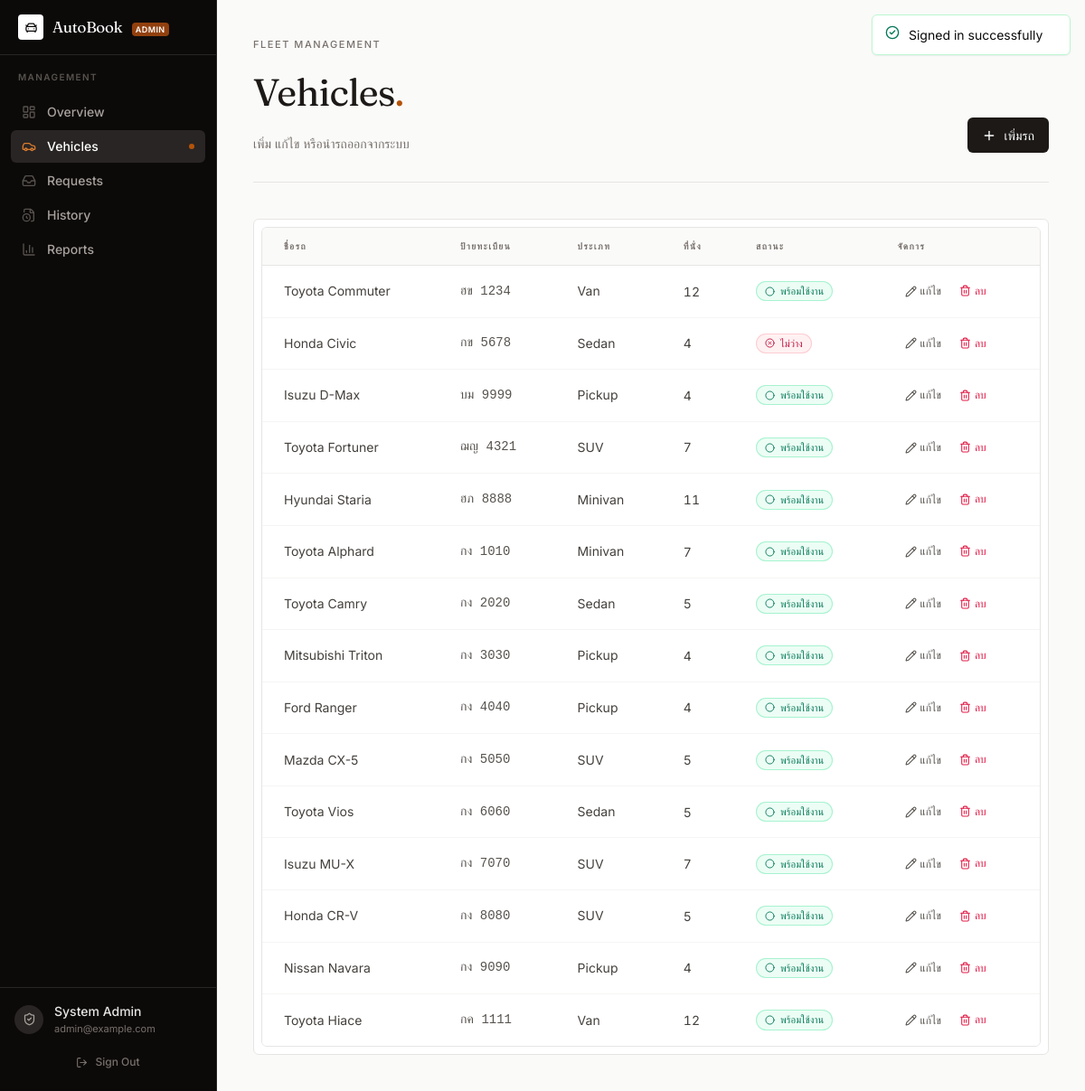
The page /admin/cars.php (signed in) on the database its author committed.
### tables this page shows
CREATE TABLE `users` (
  `id`         INT UNSIGNED NOT NULL AUTO_INCREMENT,
  `name`       VARCHAR(120)  NOT NULL,
  `email`      VARCHAR(160)  NOT NULL,
  `password`   VARCHAR(255)  NOT NULL,
  `role`       ENUM('admin','user') NOT NULL DEFAULT 'user',
  `phone`      VARCHAR(30)   DEFAULT NULL,
  `created_at` TIMESTAMP     NOT NULL DEFAULT CURRENT_TIMESTAMP,
  `updated_at` TIMESTAMP     NOT NULL DEFAULT CURRENT_TIMESTAMP ON UPDATE CURRENT_TIMESTAMP,
  PRIMARY KEY (`id`),
  UNIQUE KEY `uniq_users_email` (`email`)
);

CREATE TABLE `cars` (
  `id`            INT UNSIGNED NOT NULL AUTO_INCREMENT,
  `name`          VARCHAR(120) NOT NULL,
  `license_plate` VARCHAR(40)  NOT NULL,
  `type`          VARCHAR(40)  NOT NULL,
  `seats`         SMALLINT UNSIGNED NOT NULL DEFAULT 4,
  `description`   TEXT         DEFAULT NULL,
  `image`         VARCHAR(255) DEFAULT NULL,
  `status`        ENUM('available','booked') NOT NULL DEFAULT 'available',
  `created_at`    TIMESTAMP    NOT NULL DEFAULT CURRENT_TIMESTAMP,
  `updated_at`    TIMESTAMP    NOT NULL DEFAULT CURRENT_TIMESTAMP ON UPDATE CURRENT_TIMESTAMP,
  PRIMARY KEY (`id`),
  UNIQUE KEY `uniq_cars_license` (`license_plate`)
);

### includes/db.php (called while the page is built, shortened)
<?php
function url(string $path = ''): string
{
    $path = '/' . ltrim($path, '/');
    return rtrim(BASE_URL, '/') . $path;
}
function e($value): string
{
    return htmlspecialchars((string) ($value ?? ''), ENT_QUOTES, 'UTF-8');
}

### includes/auth.php (called while the page is built, shortened)
<?php
require_once __DIR__ . '/db.php';
require_once __DIR__ . '/helpers.php';
function current_user(): ?array
{
    static $cache = null;
    if ($cache !== null) return $cache;
    global $pdo;
    $stmt = $pdo->prepare('SELECT id, name, email, role, phone FROM users WHERE id = ? LIMIT 1');
    $stmt->execute([$_SESSION['user_id']]);
    $row = $stmt->fetch();
    return $cache = $row;
}
function is_logged_in(): bool
{
    return current_user() !== null;
}
function require_login(): void
{
    if (!is_logged_in()) {
        header('Location: ' . url('/auth/login.php'));
        exit;
    }
}
function require_admin(): void
{
    require_login();
}

### admin/cars.php (the view, shortened to what this page needs)
<?php
require_once __DIR__ . '/../includes/auth.php';
require_admin();
$currentPage = 'cars';
require __DIR__ . '/_layout_start.php';
$cars = $pdo->query('SELECT * FROM cars ORDER BY created_at DESC')->fetchAll();
?>
<div class="space-y-10">
  <header class="border-b border-stone-200 pb-8">
    <div class="flex flex-wrap items-end justify-between gap-6">
      <div>
        <p class="eyebrow">Fleet Management</p>
        <h1 class="display-serif mt-2.5 text-[42px] leading-[0.95] text-stone-900">
          Vehicles<span class="text-copper-500">.</span>
        </h1>
        <p class="mt-3 max-w-xl text-sm text-stone-500">เพิ่ม แก้ไข หรือนำรถออกจากระบบ</p>
      </div>
      <a href="<?= e(url('/admin/car-create.php')) ?>" class="btn-primary">
        <i data-lucide="plus" class="mr-2" style="width:16px;height:16px"></i>
        เพิ่มรถ
      </a>
    </div>
  </header>
  <section class="surface p-2">
    <?php if (empty($cars)): ?>
      <div class="flex h-64 flex-col items-center justify-center text-center">
        <div class="mb-3 flex h-14 w-14 items-center justify-center rounded-full bg-slate-100 text-slate-400 ring-1 ring-slate-200">
          <i data-lucide="folder-search" style="width:26px;height:26px;stroke-width:1.5"></i>
        </div>
        <p class="text-sm font-medium text-slate-600">ไม่มีข้อมูลที่จะแสดง</p>
      </div>
    <?php else: ?>
      <div class="overflow-x-auto rounded-md border border-stone-200">
        <table class="min-w-full divide-y divide-stone-200">
          <thead class="bg-stone-50">
            <tr>
              <?php foreach (['ชื่อรถ','ป้ายทะเบียน','ประเภท','ที่นั่ง','สถานะ','จัดการ'] as $h): ?>
                <th class="whitespace-nowrap px-6 py-3 text-left text-[10px] font-semibold uppercase tracking-[0.14em] text-stone-500"><?= e($h) ?></th>
              <?php endforeach; ?>
            </tr>
          </thead>
          <tbody class="divide-y divide-stone-100 bg-white">
            <?php foreach ($cars as $c): ?>
              <tr class="transition-colors duration-150 hover:bg-stone-50">
                <td class="whitespace-nowrap px-6 py-4 text-sm text-stone-700"><?= e($c['name']) ?></td>
                <td class="whitespace-nowrap px-6 py-4 text-sm"><span class="font-mono text-stone-600"><?= e($c['license_plate']) ?></span></td>
                <td class="whitespace-nowrap px-6 py-4 text-sm text-stone-700"><?= e($c['type']) ?></td>
                <td class="whitespace-nowrap px-6 py-4 text-sm text-stone-700"><span class="tabular-nums"><?= (int) $c['seats'] ?></span></td>
                <td class="whitespace-nowrap px-6 py-4 text-sm"><?= status_badge($c['status']) ?></td>
                <td class="whitespace-nowrap px-6 py-4 text-sm">
                  <div class="flex items-center gap-1">
                    <a href="<?= e(url('/admin/car-edit.php?id=' . (int) $c['id'])) ?>"
                       class="inline-flex items-center gap-1 rounded px-2 py-1 text-xs font-medium text-stone-600 hover:bg-stone-100 hover:text-stone-900">
                      <i data-lucide="pencil" style="width:13px;height:13px"></i>
                      แก้ไข
                    </a>
                    <form method="post" class="inline" data-confirm="ลบรถคันนี้? การลบไม่สามารถย้อนกลับได้">
                      <button type="submit"
                              class="inline-flex items-center gap-1 rounded px-2 py-1 text-xs font-medium text-rose-600 hover:bg-rose-50 hover:text-rose-700">
                        <i data-lucide="trash-2" style="width:13px;height:13px"></i>
                        ลบ
                      </button>
                    </form>
                  </div>
                </td>
              </tr>
            <?php endforeach; ?>
          </tbody>
        </table>
      </div>
    <?php endif; ?>
  </section>
</div>
<?php require __DIR__ . '/_layout_end.php'; ?>

### includes/header.php (shortened to what this page needs)
<?php
if (!isset($bodyClass))     $bodyClass = '';
require_once __DIR__ . '/db.php';
require_once __DIR__ . '/helpers.php';
?><!doctype html>
<html lang="th">
<head>
  <script src="https://cdn.tailwindcss.com?plugins=line-clamp,forms"></script>
  <link rel="stylesheet" href="<?= e(url('/assets/css/style.css')) ?>">
</head>
<body class="font-sans bg-stone-50 text-stone-900 antialiased <?= e($bodyClass) ?>">
<div id="toast-container" class="fixed top-4 right-4 z-[100] flex flex-col gap-2 pointer-events-none"></div>

### admin/_layout_start.php (shortened to what this page needs)
<?php
require_once __DIR__ . '/../includes/auth.php';
$user = current_user();
require __DIR__ . '/../includes/header.php';
?>
<div class="flex h-screen bg-stone-50">
  <?php require __DIR__ . '/../includes/sidebar.php'; ?>
  <div class="flex flex-1 flex-col overflow-hidden">
    <main class="flex-1 overflow-x-hidden overflow-y-auto">
      <div class="mx-auto max-w-7xl px-6 py-10 lg:px-10">

### includes/sidebar.php (shortened to what this page needs)
<?php
$user        = $user        ?? current_user();
$currentPage = $currentPage ?? '';
$navigation = [
    ['name' => 'Overview',  'href' => url('/admin/dashboard.php'), 'icon' => 'layout-dashboard', 'key' => 'overview'],
    ['name' => 'Vehicles',  'href' => url('/admin/cars.php'),      'icon' => 'car',              'key' => 'cars'],
    ['name' => 'Requests',  'href' => url('/admin/requests.php'),  'icon' => 'inbox',            'key' => 'requests'],
    ['name' => 'History',   'href' => url('/admin/bookings.php'),  'icon' => 'file-clock',       'key' => 'history'],
    ['name' => 'Reports',   'href' => url('/admin/reports.php'),   'icon' => 'bar-chart-3',      'key' => 'reports'],
];
?>
<aside class="flex w-60 flex-col border-r border-stone-800 bg-stone-950 min-h-screen">
  <div class="flex items-center gap-2.5 border-b border-stone-800 px-5 py-4">
    <span class="flex h-7 w-7 items-center justify-center rounded bg-white text-stone-950">
      <i data-lucide="car-front" style="width:15px;height:15px"></i>
    </span>
    <div>
      <span class="display-serif text-[17px] leading-none text-white">AutoBook</span>
      <span class="ml-1.5 rounded px-1 py-0.5 text-[9px] font-semibold uppercase tracking-wider bg-copper-600 text-white">Admin</span>
    </div>
  </div>
  <nav class="flex-1 overflow-y-auto px-3 py-4 space-y-0.5">
    <p class="mb-3 px-2 text-[10px] font-semibold uppercase tracking-[0.14em] text-stone-600">Management</p>
    <?php foreach ($navigation as $item):
      $active = ($currentPage === $item['key']);
      $linkCls = $active
        ? 'bg-stone-800 text-white'
        : 'text-stone-400 hover:bg-stone-900 hover:text-stone-200';
      $iconCls = $active ? 'text-copper-400' : 'text-stone-600 group-hover:text-stone-400';
    ?>
      <a href="<?= e($item['href']) ?>"
         class="group flex items-center gap-3 rounded-md px-3 py-2 text-sm font-medium transition-colors <?= $linkCls ?>">
        <i data-lucide="<?= e($item['icon']) ?>" class="flex-shrink-0 <?= $iconCls ?>" style="width:16px;height:16px"></i>
        <?= e($item['name']) ?>
        <?php if ($active): ?>
          <span class="ml-auto h-1.5 w-1.5 rounded-full bg-copper-500"></span>
        <?php endif; ?>
      </a>
    <?php endforeach; ?>
  </nav>
  <div class="border-t border-stone-800 p-4">
    <div class="mb-3 flex items-center gap-3">
      <span class="flex h-8 w-8 flex-shrink-0 items-center justify-center rounded-full bg-stone-800 text-stone-400">
        <i data-lucide="shield-check" style="width:15px;height:15px"></i>
      </span>
      <div class="min-w-0">
        <p class="truncate text-sm font-medium text-stone-200"><?= e($user['name'] ?? 'Administrator') ?></p>
        <p class="truncate text-[11px] text-stone-500"><?= e($user['email'] ?? '') ?></p>
      </div>
    </div>
    <form method="post" action="<?= e(url('/auth/logout.php')) ?>">
      <button type="submit"
              class="flex w-full items-center justify-center gap-2 rounded-md px-3 py-2 text-xs font-medium text-stone-500 transition-colors hover:bg-stone-900 hover:text-stone-300">
        <i data-lucide="log-out" style="width:13px;height:13px"></i>
        Sign Out
      </button>
    </form>
  </div>
</aside>

### includes/helpers.php (shortened to what this page needs)
<?php
function status_badge(string $status): string
{
    $status = strtolower($status);
    $style  = STATUS_STYLES[$status] ?? STATUS_STYLES['completed'];
    $label  = STATUS_LABELS[$status] ?? $status;
    $icon   = STATUS_ICONS[$status]  ?? 'circle';
    return '<span class="inline-flex items-center rounded-full px-2.5 py-0.5 text-[11px] font-medium ring-1 ring-inset ' . $style . '">'
         . '<i data-lucide="' . $icon . '" class="mr-1.5 flex-shrink-0" style="width:11px;height:11px"></i>'
         . e($label)
         . '</span>';
}

### admin/_layout_end.php
      </div>
    </main>
  </div>
</div>
<?php require __DIR__ . '/../includes/footer.php'; ?>

### includes/footer.php (shortened to what this page needs)
</body>
</html>

### assets/css/style.css (style rules this page uses)
html { text-rendering: optimizeLegibility; -webkit-font-smoothing: antialiased; }
body { font-feature-settings: "cv11", "ss01"; }
:lang(th), [lang="th"] { line-height: 1.65; }
.btn-primary, .btn-secondary, .btn-danger, .btn-success, .btn-ghost, .btn-outline-light { display: inline-flex; align-items: center; justify-content: center; border-radius: 0.375rem; padding: 0.5rem 1rem; font-size: 0.875rem; font-weight: 500; transition: background-color .15s, color .15s, opacity .15s, transform .15s; cursor: pointer; border: 0; text-decoration: none; }
.btn-primary { background: #1c1917; color: #fff; }
.surface { background: #fff; border: 1px solid #e7e5e4; border-radius: 0.375rem; }
.eyebrow { font-size: 11px; font-weight: 500; text-transform: uppercase; letter-spacing: 0.14em; color: #78716c; }
.display-serif { font-family: 'Fraunces', 'Sarabun', Georgia, serif; font-feature-settings: "ss01"; font-optical-sizing: auto; letter-spacing: -0.02em; }
.page-enter { animation: page-enter-kf 0.55s cubic-bezier(0.16, 1, 0.3, 1) both; }

### rows shown on the page
users: name "System Admin", email "admin@example.com"
cars: name "Toyota Commuter", license_plate "ฮข 1234", type "Van", seats "12", status "พร้อมใช้งาน"
cars: name "Honda Civic", license_plate "กข 5678", type "Sedan", seats "4", status "ไม่ว่าง"
cars: name "Isuzu D-Max", license_plate "บม 9999", type "Pickup", seats "4", status "พร้อมใช้งาน"
cars: name "Toyota Fortuner", license_plate "ฌญ 4321", type "SUV", seats "7", status "พร้อมใช้งาน"
cars: name "Hyundai Staria", license_plate "ฮภ 8888", type "Minivan", seats "11", status "พร้อมใช้งาน"
cars: name "Toyota Alphard", license_plate "กง 1010", type "Minivan", seats "7", status "พร้อมใช้งาน"
cars: name "Toyota Camry", license_plate "กง 2020", type "Sedan", seats "5", status "พร้อมใช้งาน"
cars: name "Mitsubishi Triton", license_plate "กง 3030", type "Pickup", seats "4", status "พร้อมใช้งาน"
cars: name "Ford Ranger", license_plate "กง 4040", type "Pickup", seats "4", status "พร้อมใช้งาน"
cars: name "Mazda CX-5", license_plate "กง 5050", type "SUV", seats "5", status "พร้อมใช้งาน"
cars: name "Toyota Vios", license_plate "กง 6060", type "Sedan", seats "5", status "พร้อมใช้งาน"
cars: name "Isuzu MU-X", license_plate "กง 7070", type "SUV", seats "7", status "พร้อมใช้งาน"
cars: name "Honda CR-V", license_plate "กง 8080", type "SUV", seats "5", status "พร้อมใช้งาน"
cars: name "Nissan Navara", license_plate "กง 9090", type "Pickup", seats "4", status "พร้อมใช้งาน"
cars: name "Toyota Hiace", license_plate "กค 1111", type "Van", seats "12", status "พร้อมใช้งาน"

### other values the page prints
$item['name'] "Overview"
$item['name'] "Vehicles"
$item['name'] "Requests"
$item['name'] "History"
$item['name'] "Reports"
$h "ชื่อรถ"
$h "ป้ายทะเบียน"
$h "ประเภท"
$h "ที่นั่ง"
$h "สถานะ"
$h "จัดการ"
